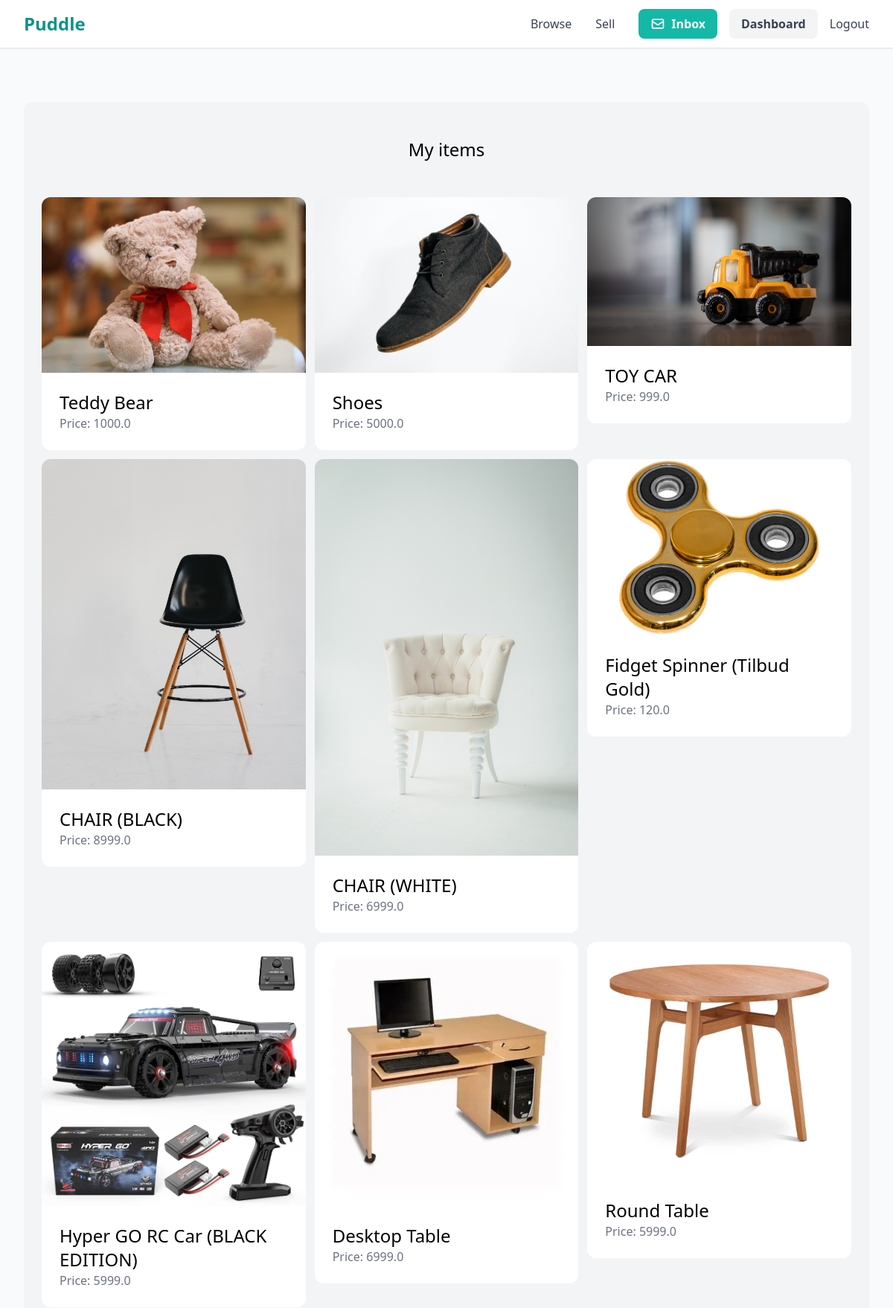
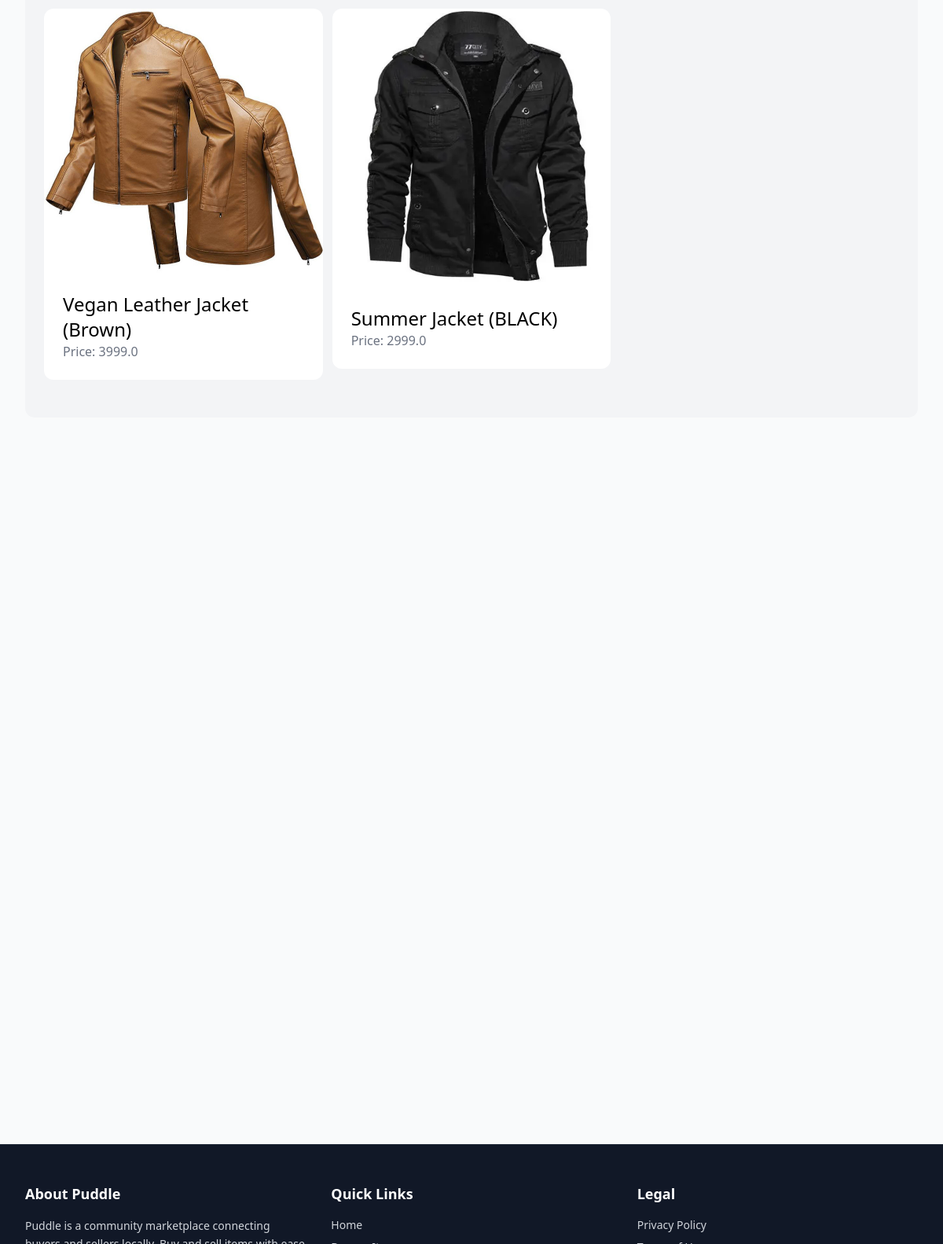
The page /dashboard/ (signed in) on the database its author committed (2 pictures, top to bottom).
### item/models.py (models this page shows, shortened)
class Item(models.Model):
    category = models.ForeignKey(Category, related_name='items', on_delete=models.CASCADE)
    name = models.CharField(max_length=255)
    description = models.TextField(blank=True, null=True)
    price = models.FloatField()
    image = models.ImageField(upload_to='item_images', blank=True, null=True)
    is_sold = models.BooleanField(default=False)
    created_by = models.ForeignKey(User, related_name='items', on_delete=models.CASCADE)
    created_at = models.DateTimeField(auto_now_add=True)

### dashboard/views.py (the view)
# urls.py: path('', views.index, name='index'),
@login_required
def index(request):
    items = Item.objects.filter(created_by=request.user)
    return render(request, 'dashboard/index.html', {
        'items': items,
    })

### dashboard/templates/dashboard/index.html (shortened to what this page needs)
{% extends 'core/base.html' %}
{% block content %}
    <div class="mt-6 px-6 py-12 bg-gray-100 rounded-xl">
        <h2 class="mb-12 text-2xl text-center">My items</h2>
        <div class="grid grid-cols-3 gap-3">
            {% for item in items %}
                <div>
                    <a href="{% url 'item:detail' item.id %}">
                        <div>
                            <img src="{{ item.image.url }}" class="rounded-t-xl">
                        </div>
                        <div class="p-6 bg-white rounded-b-xl">
                            <h2 class="text-2xl">{{ item.name }}</h2>
                            <p class="text-gray-500">Price: {{ item.price }}</p>
                        </div>
                    </a>
                </div>
            {% endfor %}
        </div>
    </div>
{% endblock %}

### rows shown on the page
Item: image (picture), name "Teddy Bear", price "1000.0"
Item: image (picture), name "Shoes", price "5000.0"
Item: image (picture), name "TOY CAR", price "999.0"
Item: image (picture), name "CHAIR (BLACK)", price "8999.0"
Item: image (picture), name "CHAIR (WHITE)", price "6999.0"
Item: image (picture), name "Fidget Spinner (Tilbud Gold)", price "120.0"
Item: image (picture), name "Hyper GO RC Car (BLACK EDITION)", price "5999.0"
Item: image (picture), name "Desktop Table", price "6999.0"
Item: image (picture), name "Round Table", price "5999.0"
Item: image (picture), name "Vegan Leather Jacket (Brown)", price "3999.0"
Item: image (picture), name "Summer Jacket (BLACK)", price "2999.0"
